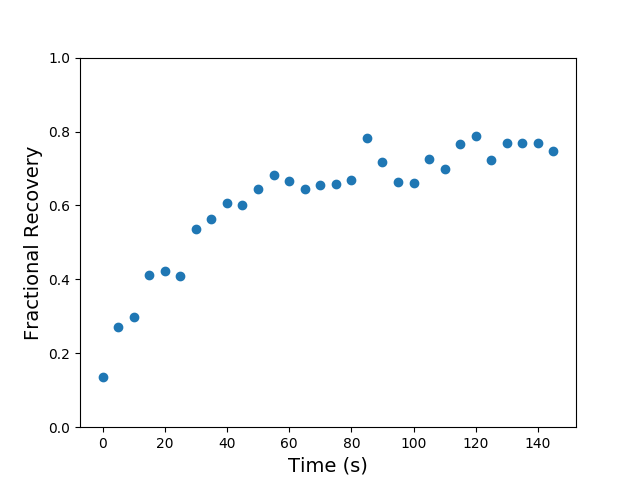

Here is the Python script that generated this plot:
import matplotlib.pyplot as plt
import numpy as np

data = np.genfromtxt('frap.txt', dtype=np.float32)
data = data / data[0]
data = data[1:]

plt.figure()
plt.ylim(0, 1)
plt.scatter(range(0, 150, 5), data)
plt.xlabel('Time (s)', fontsize=14)
plt.ylabel('Fractional Recovery', fontsize=14)
plt.savefig('plot.png')
